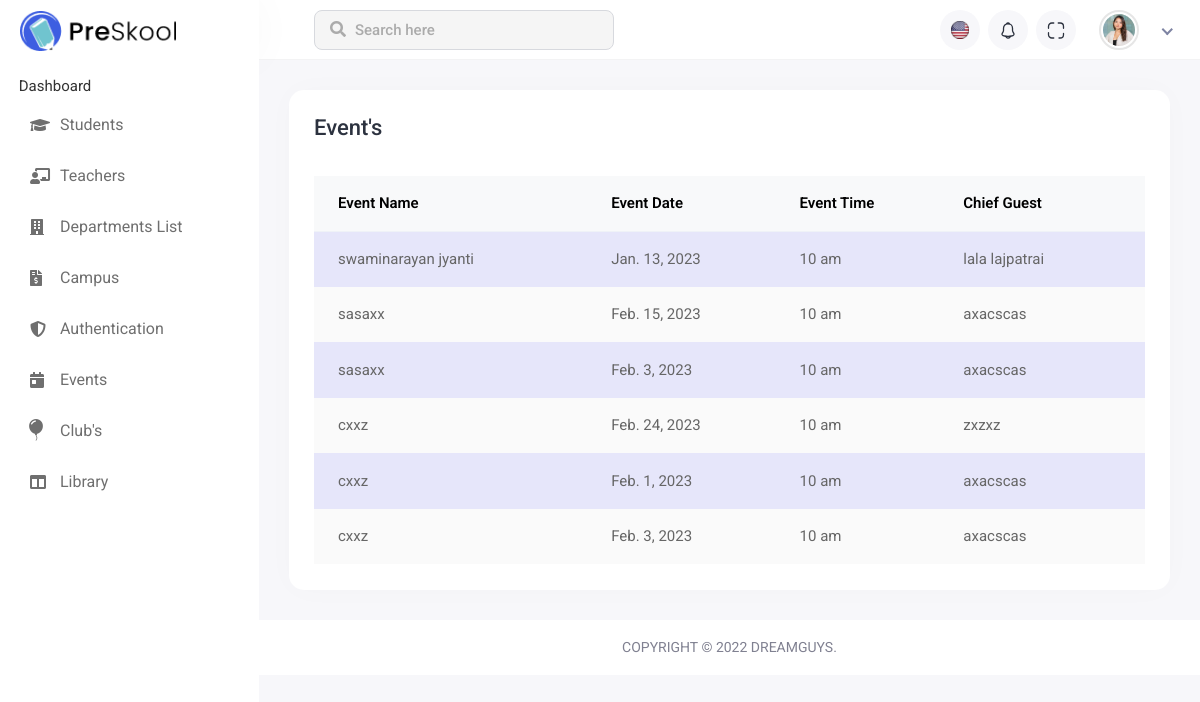
The page /event_page/ on the database as committed earlier.
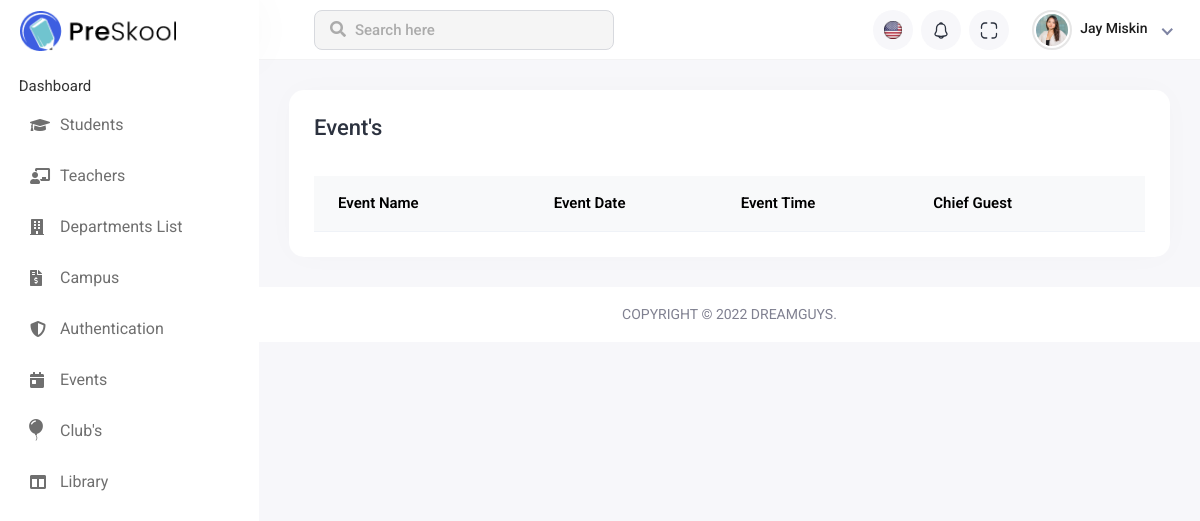
The same page on the database as committed later.
### institute_App/models.py (models this page shows, shortened)
class Event(models.Model):
    Event_Name=models.CharField(max_length=40)
    Event_Date=models.DateField(default='2022-11-21')
    Event_Time=models.CharField(max_length=10)
    Chief_Guest=models.CharField(max_length=10)
    class Meta:
        db_table='event'

class Common(models.Model):
    Master=models.ForeignKey(Master, on_delete=models.CASCADE)
    Name=models.CharField(max_length=50)
    DateOfBirth=models.DateField(default='2022-11-21')
    DateOfJoining=models.DateField(default='2022-11-21')
    Address=models.CharField(max_length=100)
    class Meta:
        db_table="common"

### institute_App/views.py (the view)
# urls.py: path('event_page/',event_page,name='event_page'),
def event_page(request):
    event_data(request) #load event data
    return render(request,'event_page.html', data)

### institute_App/views.py (called while the page is built)
def event_data(request):
    event = Event.objects.all()
    data['event'] = event

### institute_App/templates/event_page.html (shortened to what this page needs)
{% extends 'base.html' %}
{% load static %}
{% block main_content %}
<div class="main-wrapper">
    <div class="header">
        <div class="header-left">
            <a href="{% static 'index-2.html' %}" class="logo">
                <img src="{% static 'assets/img/logo.png' %}" alt="Logo">
            </a>
        </div>
        <div class="top-nav-search">
            <form>
                <input type="text" class="form-control" placeholder="Search here">
                <button class="btn" type="submit"><i class="fas fa-search"></i></button>
            </form>
        </div>
        <ul class="nav user-menu">
            <li class="nav-item dropdown noti-dropdown language-drop me-2">
                <a href="#" class="dropdown-toggle nav-link header-nav-list" data-bs-toggle="dropdown">
                    <img src="{% static 'assets/img/icons/header-icon-01.svg' %}" alt="">
                </a>
            </li>
            <li class="nav-item dropdown noti-dropdown me-2">
                <a href="#" class="dropdown-toggle nav-link header-nav-list" data-bs-toggle="dropdown">
                    <img src="{% static 'assets/img/icons/header-icon-05.svg' %}" alt="">
                </a>
            </li>
            <li class="nav-item zoom-screen me-2">
                <a href="#" class="nav-link header-nav-list win-maximize">
                    <img src="{% static 'assets/img/icons/header-icon-04.svg' %}" alt="">
                </a>
            </li>
            <li class="nav-item dropdown has-arrow new-user-menus">
                <a href="#" class="dropdown-toggle nav-link" data-bs-toggle="dropdown">
                    <span class="user-img">
                        <img class="rounded-circle" src="{% static 'assets/img/profiles/avatar-01.jpg' %}" width="31"
                            alt="Ryan Taylor">
                        <div class="user-text">
                            <h6>{{user_data.first_name}} {{user_data.last_name}}</h6>
                        </div>
                    </span>
                </a>
            </li>
        </ul>
    </div>
    <div class="sidebar" id="sidebar">
        <div class="sidebar-inner slimscroll">
            <div id="sidebar-menu" class="sidebar-menu">
                <ul>
                    <li class="submenu" >
                        <span> Dashboard </span>
                        </li>
                    <li class="submenu">
                        <a href="#"><i class="fas fa-graduation-cap"></i> <span> Students</span> </a>
                    </li>
                    <li class="submenu">
                        <a href="#"><i class="fas fa-chalkboard-teacher"></i> <span> Teachers</span> </a>
                    </li>
                    <li>
                        <a href="{% url 'department_page' %}"><i class="fas fa-building"></i> <span> Departments List</span></a>
                    </li>
                    <li>
                        <a href="{% url 'maintenance_page' %}"><i class="fas fa-file-invoice-dollar"></i> <span> Campus</span></a>
                    </li>
                    <li class="submenu">
                        <a href="#"><i class="fas fa-shield-alt"></i> <span>Authentication </span> </a>
                    </li>
                    <li>
                        <a href="{% url 'event_page' %}"><i class="fas fa-calendar-day"></i> <span>Events</span></a>
                    </li>
                    <li>
                        <a href="{% url 'club_page' %}"><i class="bi bi-balloon-fill" style="font-size: 22px; margin-left: -5px;"></i> <span style="padding-left: 5px;">Club's</span></a>
                    </li>
                    <li class="submenu">
                        <a href="#"><i class="fas fa-columns"></i> <span> Library </span> </a>
                    </li>
                </ul>
            </div>
        </div>
    </div>
    <div class="page-wrapper">
        <div class="content container-fluid">
            <div class="row">
                <div class="col-sm-12">
                    <div class="card card-table comman-shadow">
                        <div class="card-body">
                            <div class="page-header">
                                <div class="row align-items-center">
                                    <div class="col">
                                        <h3 class="page-title">Event's</h3>
                                    </div>
                                </div>
                            </div>
                            <div class="table-responsive">
                                <table
                                    class="table border-0 star-student table-hover table-center mb-0 datatable table-striped">
                                    <thead class="student-thread">
                                        <tr>
                                            <th>Event Name</th>
                                            <th>Event Date</th>
                                            <th>Event Time</th>
                                            <th>Chief Guest</th>
                                        </tr>
                                    </thead>
                                    <tbody>
                                        {% for S_data in event %}
                                        <tr>
                                            <td>{{S_data.Event_Name}}</td>
                                            <td>{{S_data.Event_Date}}</td>
                                            <td>{{S_data.Event_Time}}</td>
                                            <td>{{S_data.Chief_Guest}}</td>
                                        </tr>
                                        {% endfor %}
                                    </tbody>
                                </table>
                            </div>
                        </div>
                    </div>
                </div>
            </div>
        </div>
        <footer>
            <p>Copyright © 2022 Dreamguys.</p>
        </footer>
    </div>
</div>
{% endblock %}

### institute_App/templates/base.html (shortened to what this page needs)
<!DOCTYPE html>
<html lang="en">
{% load static %}
<head>
    <link rel="stylesheet" href="{%static 'assets/plugins/bootstrap/css/bootstrap.min.css' %}">
    <link rel="stylesheet" href="{%static 'assets/plugins/feather/feather.css' %}">
    <link rel="stylesheet" href="{%static 'assets/plugins/icons/flags/flags.css' %}">
    <link rel="stylesheet" href="{%static 'assets/plugins/fontawesome/css/fontawesome.min.css' %}">
    <link rel="stylesheet" href="{%static 'assets/plugins/fontawesome/css/all.min.css' %}">
    <link rel="stylesheet" href="{%static 'assets/css/style.css' %}">
    <link rel="stylesheet" href="https://cdn.jsdelivr.net/npm/bootstrap-icons@1.10.2/font/bootstrap-icons.css">
</head>
<body>
    {% block main_content %}
    {% endblock %}
</body>
</html>

### institute_App/templates/event_page.html (style rules this page uses)
.page-wrapper { min-height: 406px !important; }

Rows that differ between the two databases and show on the page:
removed Event: Event_Name "swaminarayan jyanti", Event_Date "Jan. 13, 2023", Event_Time "10 am", Chief_Guest "lala lajpatrai"
removed Event: Event_Name "sasaxx", Event_Date "Feb. 15, 2023", Event_Time "10 am", Chief_Guest "axacscas"
removed Event: Event_Name "sasaxx", Event_Date "Feb. 3, 2023", Event_Time "10 am", Chief_Guest "axacscas"
removed Event: Event_Name "cxxz", Event_Date "Feb. 24, 2023", Event_Time "10 am", Chief_Guest "zxzxz"
removed Event: Event_Name "cxxz", Event_Date "Feb. 1, 2023", Event_Time "10 am", Chief_Guest "axacscas"
removed Event: Event_Name "cxxz", Event_Date "Feb. 3, 2023", Event_Time "10 am", Chief_Guest "axacscas"
now on this page (row edited): Common: first_name "Jay", last_name "Miskin"
